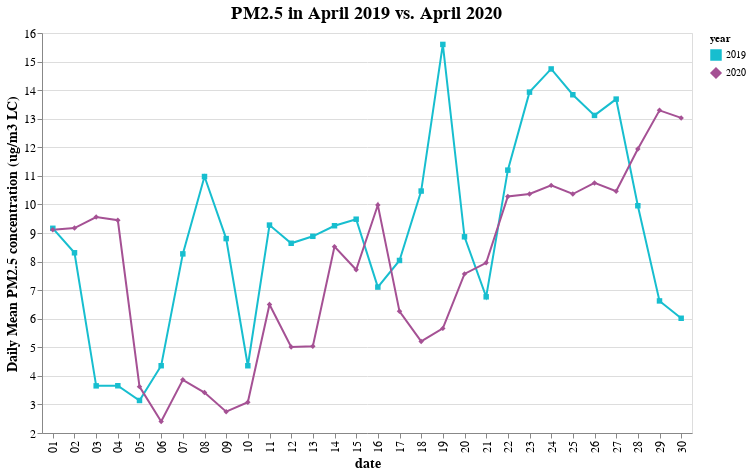

Source (notebook cell):
### Code cell
#change color
domain = ["2019", "2020"]
range_ = ["#17becf", "#a55194"]

#Chart
pm_apr = alt.Chart(pmApr_com).transform_aggregate(
    num="mean(Daily Mean PM2.5 Concentration)",
    groupby=["date", "month", "year"]
).mark_line(
    point=True
).encode(
    x="date:O",
    y=alt.Y("num:Q", axis=alt.Axis(title="Daily Mean PM2.5 concentration (ug/m3 LC)"),scale=alt.Scale(zero=False)),
    tooltip="num:Q",
    color=alt.Color("year", scale=alt.Scale(domain=domain, range=range_)),
    shape=alt.Shape("year", scale=alt.Scale(range=["square","diamond"]))
).properties(
    width=650,
    height=400,
    title="PM2.5 in April 2019 vs. April 2020"
).configure_axis(
    labelFontSize=12,
    titleFontSize=14,
).configure_title(fontSize=18, anchor="middle"
)

pm_apr

### Figure 1 — Vega-Lite specification as saved in the notebook (floating-point values rounded to 4 significant figures; data arrays with more than 128 entries replaced by an {"elided": "..."} marker saying what was removed)
{"config": {"view": {"continuousWidth": 400, "continuousHeight": 300}, "axis": {"labelFontSize": 12, "titleFontSize": 14}, "title": {"anchor": "middle", "fontSize": 18}}, "data": {"name": "data-a02ed0ad2688954e213daa7397684e84"}, "mark": {"type": "line", "point": true}, "encoding": {"color": {"type": "nominal", "field": "year", "scale": {"domain": ["2019", "2020"], "range": ["#17becf", "#a55194"]}}, "shape": {"type": "nominal", "field": "year", "scale": {"range": ["square", "diamond"]}}, "tooltip": {"type": "quantitative", "field": "num"}, "x": {"type": "ordinal", "field": "date"}, "y": {"type": "quantitative", "axis": {"title": "Daily Mean PM2.5 concentration (ug/m3 LC)"}, "field": "num", "scale": {"zero": false}}}, "height": 400, "title": "PM2.5 in April 2019 vs. April 2020", "transform": [{"aggregate": [{"op": "mean", "field": "Daily Mean PM2.5 Concentration", "as": "num"}], "groupby": ["date", "month", "year"]}], "width": 650, "$schema": "https://vega.github.io/schema/vega-lite/v4.8.1.json", "datasets": {"data-a02ed0ad2688954e213daa7397684e84": {"elided": "928 records"}}}
